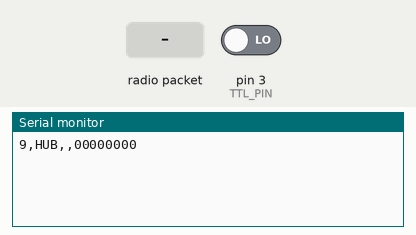
This sketch was run on a simulated Arduino Mega 2560, built with avr-gcc and run on an emulated ATmega2560. Parts: the last lines printed to the serial monitor. Inputs (shaded band) come from the test bench; at power-on: pin 3 (TTL_PIN) LOW. No radio packets arrive unless stated.

Above: at 1.2 s.
1.3 s: pin 3 (TTL_PIN) driven HIGH
At 2.5 s:
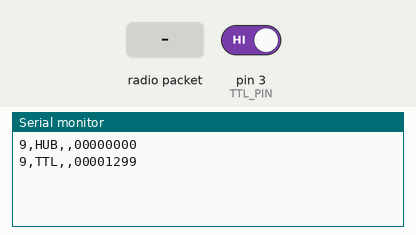
2.8 s: radio packet "1" arrives
At 3.6 s:
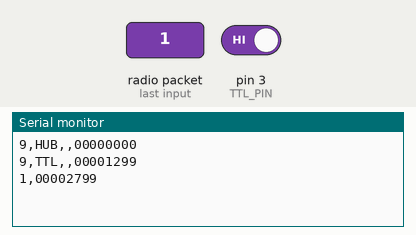
4.3 s: radio packet "0" arrives
At 4.8 s:
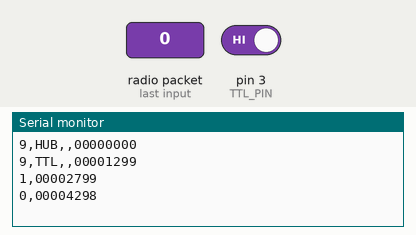

Measured:
- after the input at 1.3 s, the serial monitor: prints a new line at once (image 1)
- after the input at 2.8 s, the serial monitor: prints a new line at once (image 2)
- after the input at 4.3 s, the serial monitor: prints a new line at once (image 3)

The sketch:

handheld_feeder_hub.ino
```cpp
// SimpleRx - the slave or the receiver

#include <SPI.h>
#include <nRF24L01.h>
#include <RF24.h>

#define CE_PIN 40
#define CSN_PIN 53
#define TTL_PIN 3 // Interrupt

const byte feeder_hub_rx_0[10] = {'F','e','e','d','e','r','H','u','b'};

RF24 radio(CE_PIN, CSN_PIN);

char dataReceived[15]; // this must match dataToSend in the TX (15 bytes)
bool newData = false;
long newDataTimestamp;
bool loggingReady = false;

volatile long ttl_timestamp;
volatile long ttl_available;

//===========

void setup() {
    Serial.begin(115200);
    char timestampChar[8];
    sprintf(timestampChar, "%08ld",millis());
    Serial.println("9,HUB,,"+String(timestampChar));

    attachInterrupt(digitalPinToInterrupt(TTL_PIN), ttlEvent, RISING);

    radio.begin();
    radio.setDataRate( RF24_250KBPS );
    radio.openReadingPipe(1, feeder_hub_rx_0);
    radio.setChannel(100);
    radio.setPayloadSize(sizeof(dataReceived));
    radio.setPALevel(RF24_PA_LOW);
    radio.startListening();


}

//=============

void loop() {
    getData();
    showData();
    if(ttl_available){
      char ttlChar[8];
      sprintf(ttlChar, "%08ld",ttl_timestamp);
      Serial.println("9,TTL,,"+String(ttlChar));
      ttl_available = false;
    }
}

//==============

void getData() {
    if ( radio.available() ) {
        newDataTimestamp = millis();
        radio.read( &dataReceived, sizeof(dataReceived) );
        newData = true;
    }
}

void showData() {
    if (newData == true) {
        //Serial.print("Data received ");
        char timestampChar[8];
        sprintf(timestampChar, "%08ld",newDataTimestamp);
        Serial.println(dataReceived+String(",")+String(timestampChar));
        newData = false;
    }
}

void ttlEvent() {
  ttl_available = true;
  ttl_timestamp = millis();
}
```
